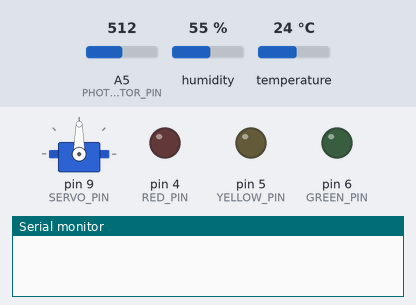
This sketch was run on a simulated Arduino Uno, built with avr-gcc and run on an emulated ATmega328P. On the bench: servo, output pins drawn as LEDs (lit = HIGH), the last lines printed to the serial monitor. The inputs (shaded band) are chosen by the test bench; at power-on: A5 (PHOTORESISTOR_PIN) = 512, humidity 55 %, temperature 24 °C.

Above: at 1.2 s.
1.3 s: A5 (PHOTORESISTOR_PIN) set to 56
3.7 s: A5 (PHOTORESISTOR_PIN) set to 44
At 5.4 s:
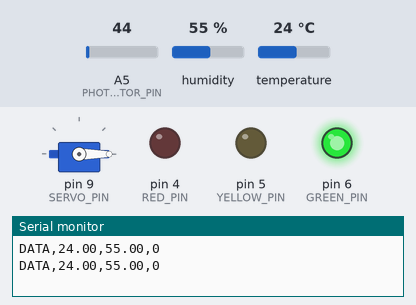
7.5 s: A5 (PHOTORESISTOR_PIN) set to 60
At 10.2 s:
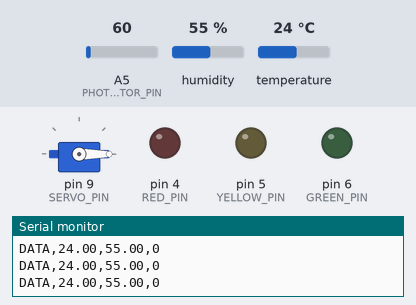
10.5 s: A5 (PHOTORESISTOR_PIN) set to 40
At 12.2 s:
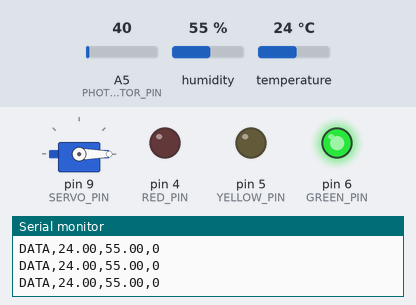
Timing chart, 0 to 13.7 s (numbered marks = the images above; inputs shaded):
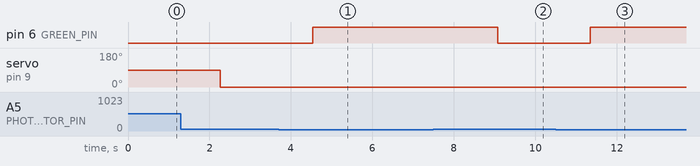

Measured:
- the behaviour switches between 50 and 49 on A5 (PHOTORESISTOR_PIN) (found by bisection; images 0 and 1)
- after the input at 3.7 s, pin 6 (GREEN_PIN): LOW → HIGH after 0.84 s
- after the input at 7.5 s, pin 6 (GREEN_PIN): HIGH → LOW after 1.6 s
- after the input at 10.5 s, pin 6 (GREEN_PIN): LOW → HIGH after 0.85 s

The sketch:

FireDangerSign.ino
```cpp
#include <dht_nonblocking.h>
#include <Servo.h>

constexpr uint8_t DHT11_PIN         = 2;
constexpr uint8_t PHOTORESISTOR_PIN = A5;
constexpr uint8_t SERVO_PIN         = 9;
constexpr uint8_t RED_PIN           = 4;
constexpr uint8_t YELLOW_PIN        = 5;
constexpr uint8_t GREEN_PIN         = 6;

Servo g_servo;
DHT_nonblocking g_dht_sensor{DHT11_PIN, DHT_TYPE_11};

float g_temp_low  = 27.f;
float g_temp_high = 27.f;
float g_hum_low   = 47.f;
float g_hum_high  = 50.f;

enum class DangerLevel { UNLIKELY = 0, POSSIBLE = 1, LIKELY = 2 };

DangerLevel calculate_danger(float temp, float humidity)
{
  if (humidity > g_hum_high || temp < g_temp_low)
    return DangerLevel::UNLIKELY;

  if (humidity < g_hum_low && temp > g_temp_high)
    return DangerLevel::LIKELY;

  return DangerLevel::POSSIBLE;
}

void update_servo_position(DangerLevel danger)
{
  switch (danger)
  {
    case DangerLevel::UNLIKELY: g_servo.write(0);   break;
    case DangerLevel::POSSIBLE: g_servo.write(90);  break;
    case DangerLevel::LIKELY:   g_servo.write(180); break;
  }
}

void update_lights(DangerLevel danger, int light_level)
{
  if (light_level < 50)
  {
    switch (danger)
    {
      case DangerLevel::UNLIKELY:
        digitalWrite(GREEN_PIN,  HIGH);
        digitalWrite(RED_PIN,    LOW);
        digitalWrite(YELLOW_PIN, LOW);
        break;
      case DangerLevel::POSSIBLE:
        digitalWrite(YELLOW_PIN, HIGH);
        digitalWrite(GREEN_PIN,  LOW);
        digitalWrite(RED_PIN,    LOW);
        break;
      case DangerLevel::LIKELY:
        digitalWrite(RED_PIN,    HIGH);
        digitalWrite(GREEN_PIN,  LOW);
        digitalWrite(YELLOW_PIN, LOW);
        break;
    }
  }
  else
  {
    digitalWrite(RED_PIN,    LOW);
    digitalWrite(YELLOW_PIN, LOW);
    digitalWrite(GREEN_PIN,  LOW);
  }
}

void print_thresholds()
{
  Serial.print("THRESH,");
  Serial.print(g_temp_low);
  Serial.print(',');
  Serial.print(g_temp_high);
  Serial.print(',');
  Serial.print(g_hum_low);
  Serial.print(',');
  Serial.println(g_hum_high);
}

void apply_thresholds(const char* buffer)
{
  // buffer: "SET_THRESH,t_low,t_high,h_low,h_high"
  float vals[4];
  int idx = 0;

  const char* payload = strchr(buffer, ',');
  if (!payload) return;
  payload++;

  char* copy = strdup(payload);
  char* token = strtok(copy, ",");

  while (token && idx < 4)
  {
    vals[idx++] = atof(token);
    token = strtok(NULL, ",");
  }

  free(copy);

  if (idx == 4)
  {
    g_temp_low  = vals[0];
    g_temp_high = vals[1];
    g_hum_low   = vals[2];
    g_hum_high  = vals[3];
    print_thresholds();
  }
}

void handle_serial()
{
  if (!Serial.available())
    return;

  char buffer[64];
  int n = Serial.readBytesUntil('\n', buffer, sizeof(buffer) - 1);
  if (n <= 0) return;
  buffer[n] = '\0';

  if (strncmp(buffer, "GET_THRESH", 10) == 0)
  {
    print_thresholds();
  }
  else if (strncmp(buffer, "SET_THRESH", 10) == 0)
  {
    apply_thresholds(buffer);
  }
}

void setup()
{
  Serial.begin(9600);

  g_servo.attach(SERVO_PIN);

  pinMode(RED_PIN,    OUTPUT);
  pinMode(YELLOW_PIN, OUTPUT);
  pinMode(GREEN_PIN,  OUTPUT);
}

void loop()
{
  handle_serial();

  float temp;
  float humidity;
  if (!g_dht_sensor.measure(&temp, &humidity))
    return;

  DangerLevel danger = calculate_danger(temp, humidity);

  update_servo_position(danger);
  update_lights(danger, analogRead(PHOTORESISTOR_PIN));

  Serial.print("DATA,");
  Serial.print(temp);
  Serial.print(',');
  Serial.print(humidity);
  Serial.print(',');
  Serial.println(static_cast<int>(danger));
}
```
